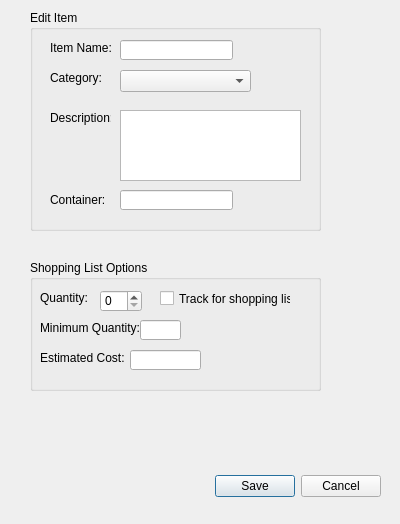
<?xml version="1.0" encoding="UTF-8"?>
<ui version="4.0">
 <class>Additemdialog</class>
 <widget class="QDialog" name="Additemdialog">
  <property name="geometry">
   <rect>
    <x>0</x>
    <y>0</y>
    <width>400</width>
    <height>524</height>
   </rect>
  </property>
  <property name="windowTitle">
   <string>Add Item</string>
  </property>
  <widget class="QDialogButtonBox" name="buttonBox">
   <property name="geometry">
    <rect>
     <x>40</x>
     <y>470</y>
     <width>341</width>
     <height>32</height>
    </rect>
   </property>
   <property name="orientation">
    <enum>Qt::Horizontal</enum>
   </property>
   <property name="standardButtons">
    <set>QDialogButtonBox::Cancel|QDialogButtonBox::Save</set>
   </property>
  </widget>
  <widget class="QGroupBox" name="groupBox_2">
   <property name="geometry">
    <rect>
     <x>30</x>
     <y>10</y>
     <width>291</width>
     <height>221</height>
    </rect>
   </property>
   <property name="title">
    <string>Edit Item</string>
   </property>
   <property name="flat">
    <bool>false</bool>
   </property>
   <widget class="QLineEdit" name="Item_name">
    <property name="geometry">
     <rect>
      <x>90</x>
      <y>30</y>
      <width>113</width>
      <height>20</height>
     </rect>
    </property>
    <property name="text">
     <string/>
    </property>
   </widget>
   <widget class="QLabel" name="label_2">
    <property name="geometry">
     <rect>
      <x>20</x>
      <y>30</y>
      <width>61</width>
      <height>16</height>
     </rect>
    </property>
    <property name="text">
     <string>Item Name:</string>
    </property>
   </widget>
   <widget class="QLabel" name="label_5">
    <property name="geometry">
     <rect>
      <x>20</x>
      <y>60</y>
      <width>51</width>
      <height>16</height>
     </rect>
    </property>
    <property name="text">
     <string>Category:</string>
    </property>
   </widget>
   <widget class="QLabel" name="label_3">
    <property name="geometry">
     <rect>
      <x>20</x>
      <y>100</y>
      <width>61</width>
      <height>16</height>
     </rect>
    </property>
    <property name="text">
     <string>Description:</string>
    </property>
   </widget>
   <widget class="QTextEdit" name="Item_descript">
    <property name="geometry">
     <rect>
      <x>90</x>
      <y>100</y>
      <width>181</width>
      <height>71</height>
     </rect>
    </property>
   </widget>
   <widget class="QComboBox" name="Add_category_menu">
    <property name="geometry">
     <rect>
      <x>90</x>
      <y>60</y>
      <width>131</width>
      <height>22</height>
     </rect>
    </property>
   </widget>
   <widget class="QLabel" name="label">
    <property name="geometry">
     <rect>
      <x>20</x>
      <y>180</y>
      <width>61</width>
      <height>20</height>
     </rect>
    </property>
    <property name="text">
     <string>Container:</string>
    </property>
   </widget>
   <widget class="QLineEdit" name="Item_container">
    <property name="geometry">
     <rect>
      <x>90</x>
      <y>180</y>
      <width>113</width>
      <height>20</height>
     </rect>
    </property>
    <property name="text">
     <string/>
    </property>
    <property name="readOnly">
     <bool>true</bool>
    </property>
   </widget>
  </widget>
  <widget class="QGroupBox" name="groupBox">
   <property name="geometry">
    <rect>
     <x>30</x>
     <y>260</y>
     <width>291</width>
     <height>131</height>
    </rect>
   </property>
   <property name="title">
    <string>Shopping List Options</string>
   </property>
   <widget class="QLabel" name="label_4">
    <property name="geometry">
     <rect>
      <x>10</x>
      <y>30</y>
      <width>51</width>
      <height>16</height>
     </rect>
    </property>
    <property name="text">
     <string>Quantity:</string>
    </property>
   </widget>
   <widget class="QCheckBox" name="Track_box">
    <property name="geometry">
     <rect>
      <x>130</x>
      <y>30</y>
      <width>131</width>
      <height>17</height>
     </rect>
    </property>
    <property name="text">
     <string>Track for shopping list</string>
    </property>
   </widget>
   <widget class="QLabel" name="label_6">
    <property name="enabled">
     <bool>true</bool>
    </property>
    <property name="geometry">
     <rect>
      <x>10</x>
      <y>60</y>
      <width>101</width>
      <height>16</height>
     </rect>
    </property>
    <property name="text">
     <string>Minimum Quantity:</string>
    </property>
    <property name="textInteractionFlags">
     <set>Qt::LinksAccessibleByMouse</set>
    </property>
   </widget>
   <widget class="QLineEdit" name="Min_quant">
    <property name="geometry">
     <rect>
      <x>110</x>
      <y>60</y>
      <width>41</width>
      <height>20</height>
     </rect>
    </property>
   </widget>
   <widget class="QLabel" name="label_7">
    <property name="geometry">
     <rect>
      <x>10</x>
      <y>90</y>
      <width>91</width>
      <height>16</height>
     </rect>
    </property>
    <property name="text">
     <string>Estimated Cost:</string>
    </property>
   </widget>
   <widget class="QLineEdit" name="Item_cost">
    <property name="geometry">
     <rect>
      <x>100</x>
      <y>90</y>
      <width>71</width>
      <height>20</height>
     </rect>
    </property>
   </widget>
   <widget class="QSpinBox" name="Item_quant">
    <property name="geometry">
     <rect>
      <x>70</x>
      <y>30</y>
      <width>42</width>
      <height>22</height>
     </rect>
    </property>
   </widget>
  </widget>
 </widget>
 <resources/>
 <connections>
  <connection>
   <sender>buttonBox</sender>
   <signal>accepted()</signal>
   <receiver>Additemdialog</receiver>
   <slot>accept()</slot>
   <hints>
    <hint type="sourcelabel">
     <x>248</x>
     <y>254</y>
    </hint>
    <hint type="destinationlabel">
     <x>157</x>
     <y>274</y>
    </hint>
   </hints>
  </connection>
  <connection>
   <sender>buttonBox</sender>
   <signal>rejected()</signal>
   <receiver>Additemdialog</receiver>
   <slot>reject()</slot>
   <hints>
    <hint type="sourcelabel">
     <x>316</x>
     <y>260</y>
    </hint>
    <hint type="destinationlabel">
     <x>286</x>
     <y>274</y>
    </hint>
   </hints>
  </connection>
 </connections>
</ui>
